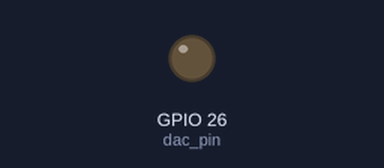
A sketch run on a simulated ESP32. Shown: output pins drawn as LEDs (lit = HIGH).

Above: at 0.0 s.
At 39.75 s:
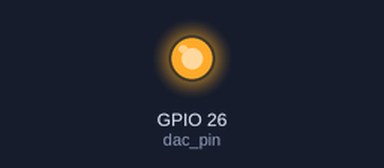
Timing chart, 0 to 40.0 s (numbered marks = the images above):
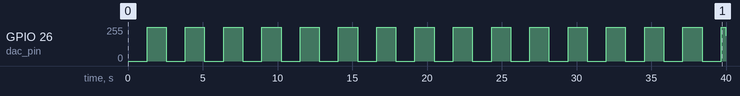

Measured:
- by itself, GPIO 26 (dac_pin): 0/255 → 255/255 at 1.3 s, → 0/255 1.3 s later, → 255/255 1.3 s later, → 0/255 1.3 s later, … (32 changes in this stretch)

The sketch:

LikeDimer.ino
```cpp
const int dac_pin = 26;

void setup(){
}

void loop (){
  for(int value = 0; value <= 255; value++){
    dacWrite(dac_pin, value);
    delay(5);
  }

  for(int value =255; value >=0; value--){
    dacWrite(dac_pin, value);
    delay(5);
  }
}
```
